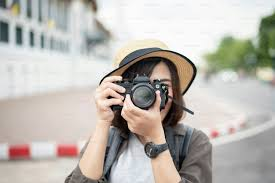
#> input picture data/images/image.png, 275 x 183 px, found by its file name
$ python demo_synthetic_thermal.py   (older library calls are emulated)
#> lines starting #> are read from the running program, lines starting #| are printed output that depends on the picture
#> in main, original is the input picture: shape (183, 275, 3); mean B, G, R 176.3, 182.8, 187.2
### src/thermal/ml_ready/synthetic_thermal.py
import cv2
import numpy as np
import time
from typing import Union


# =====================================================
# SYNTHETIC THERMAL GENERATION
# =====================================================
def synthetic_thermal(
    image: Union[str, np.ndarray],
    *,
    temp_min: float = 20.0,
    temp_max: float = 80.0,
    thermal_smooth_sigma: float = 7.0,
    diffusion_sigma: float = 2.5,
    drift_max: float = 3.0,
    noise_std: float = 4.0,
    hot_pixel_count: int = 200,
    gain_mean: float = 1.0,
    gain_std: float = 0.015,
    offset_mean: float = 0.0,
    offset_std: float = 1.5,
    rotate_deg: float | None = None,
    flip_code: int | None = None,
    scale: float | None = None,
) -> np.ndarray:

    """
    Generate a synthetic thermal image using a structured thermal imaging pipeline.

    This function simulates the formation of a thermal image by sequentially modeling:
        1. Thermal content generation (proxy model, non-radiometric)
        2. Thermal sensor artifacts
        3. Optional geometric data augmentation

    IMPORTANT:
    ----------
    This function DOES NOT produce radiometrically accurate thermal images.
    The generated output is suitable for:
        - Algorithm development
        - Robustness testing
        - Data augmentation
        - Deep learning training (non-temperature tasks)

    It MUST NOT be used for:
        - Absolute temperature measurement
        - Medical thermography
        - Sensor calibration or certification
        - Safety-critical thermal analysis

    PIPELINE
    --------
    Base image / scene
        → Thermal generation (proxy temperature field)
        → Synthetic thermal frame (new thermal content)
        → Sensor artifacts simulation
        → Optional augmentation
        → Output image

    THERMAL GENERATION (Proxy Model)
    --------------------------------
    - The input image is normalized and mapped to a synthetic temperature range
      [temp_min, temp_max].
    - Gaussian smoothing simulates thermal diffusion within materials.
    - The resulting temperature field is mapped to an 8-bit sensor intensity range.

    NOTE:
    -----
    This stage approximates thermal behavior but does NOT model:
        - Emissivity
        - Atmospheric transmission
        - Reflected apparent temperature
        - Planck-based radiance

    SENSOR EFFECTS SIMULATED
    -----------------------
    - Thermal diffusion blur (optical + detector spread)
    - Horizontal thermal drift (temporal or spatial bias)
    - Additive Gaussian sensor noise
    - Random hot pixels
    - Pixel-wise gain and offset non-uniformity (NUC-like behavior)

    OPTIONAL AUGMENTATION
    --------------------
    - Rotation (degrees)
    - Flip (OpenCV flip codes)
    - Scaling (isotropic)

    These operations affect geometry only and do NOT change the underlying
    synthetic thermal content.

    PARAMETERS
    ----------
    image : str | np.ndarray
        Base image or file path. Must be single-channel or convertible to grayscale.

    temp_min : float
        Minimum synthetic temperature (proxy).
        Units: arbitrary (°C-like scale)
        Default: 20.0

    temp_max : float
        Maximum synthetic temperature (proxy).
        Units: arbitrary (°C-like scale)
        Default: 80.0

    thermal_smooth_sigma : float
        Gaussian sigma used to smooth the temperature field.
        Units: pixels
        Typical range: 5.0 – 10.0

    diffusion_sigma : float
        Additional Gaussian blur to simulate sensor diffusion.
        Units: pixels
        Typical range: 1.5 – 4.0

    drift_max : float
        Maximum horizontal drift added across the image.
        Units: intensity levels
        Typical range: 1.0 – 5.0

    noise_std : float
        Standard deviation of additive Gaussian noise.
        Units: intensity levels
        Typical range: 2.0 – 6.0

    hot_pixel_count : int
        Number of randomly injected hot pixels.
        Recommended: < 0.1% of total pixels

    gain_mean : float
        Mean pixel gain (NUC).
        Default: 1.0

    gain_std : float
        Gain variation standard deviation.
        Typical range: 0.01 – 0.03

    offset_mean : float
        Mean offset value.
        Default: 0.0

    offset_std : float
        Offset variation standard deviation.
        Typical range: 0.5 – 2.0

    rotate_deg : float | None
        Optional rotation angle in degrees.
        If None, rotation is skipped.

    flip_code : int | None
        OpenCV flip code:
            0  → vertical
            1  → horizontal
           -1  → both
        If None, no flip is applied.

    scale : float | None
        Optional isotropic scaling factor.
        If None, scaling is skipped.

    RETURNS
    -------
    synthetic_thermal : np.ndarray
        Synthetic thermal image.
        - dtype: uint8
        - shape: (H, W)
        - single-channel grayscale

    """
#> called with temp_min = 20, temp_max = 80, thermal_smooth_sigma = 7, diffusion_sigma = 2.5, drift_max = 3, noise_std = 4, hot_pixel_count = 150, gain_mean = 1

    start_time = time.time()

    try:
        # --------------------------------------------------
        # Parameter validation (FAIL EARLY)
        # --------------------------------------------------
        if temp_max <= temp_min:
            raise ValueError("temp_max must be greater than temp_min")

        if noise_std < 0:
            raise ValueError("noise_std must be non-negative")

        if hot_pixel_count < 0:
            raise ValueError("hot_pixel_count must be >= 0")

        if scale is not None and scale <= 0:
            raise ValueError("scale must be > 0")

        # --------------------------------------------------
        # Load & validate image
        # --------------------------------------------------
        if image is None:
            raise ValueError("Input image is None")

        if isinstance(image, str):
            base = cv2.imread(image, cv2.IMREAD_COLOR)
            if base is None:
                raise FileNotFoundError(f"Cannot read image: {image}")
        else:
            base = np.asarray(image)

        if base.ndim != 3 or base.shape[2] != 3:
            raise ValueError(
                f"Expected BGR image (H×W×3), got shape {base.shape}"
            )

        h, w, _ = base.shape
#> h = 183; w = 275

        # --------------------------------------------------
        # BGR → Luminance
        # --------------------------------------------------
        ycrcb = cv2.cvtColor(base, cv2.COLOR_BGR2YCrCb)
#> ycrcb: shape (183, 275, 3); mean of channels 0, 1, 2 183.4, 130.7, 124
        luminance = ycrcb[..., 0].astype(np.float32)
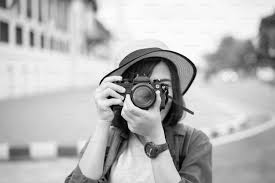
#> luminance: shape (183, 275) float32; min 0, max 255, mean 183.4

        lum_norm = cv2.normalize(
            luminance, None, 0.0, 1.0, cv2.NORM_MINMAX
        )

        # --------------------------------------------------
        # Proxy temperature field
        # --------------------------------------------------
        temp_field = temp_min + lum_norm * (temp_max - temp_min)

        radiance = (temp_field + 273.15) ** 4

        thermal_frame = cv2.normalize(
            radiance, None, 0.0, 255.0, cv2.NORM_MINMAX
        )

        # --------------------------------------------------
        # Sensor effects
        # --------------------------------------------------
        thermal_frame = cv2.GaussianBlur(
            thermal_frame, (0, 0), 1.2
        )

        drift = np.linspace(0, drift_max, w, dtype=np.float32)
#> drift = 275 values from 0 to 3
        thermal_frame += drift

        noise = np.random.normal(
            0.0, noise_std, (h, w)
        ).astype(np.float32)
        thermal_frame += noise

        if hot_pixel_count > 0:
            ys = np.random.randint(0, h, hot_pixel_count)
            xs = np.random.randint(0, w, hot_pixel_count)
            thermal_frame[ys, xs] = 255.0
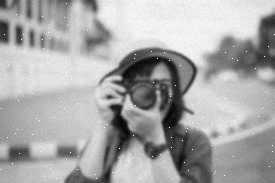
#> thermal_frame: shape (183, 275) float32; min 0.243, max 263.8, mean 174.5; drawn with min black and max white

        gain = np.random.normal(
            gain_mean, gain_std, (h, w)
        ).astype(np.float32)
        offset = np.random.normal(
            offset_mean, offset_std, (h, w)
        ).astype(np.float32)

        thermal_frame = thermal_frame * gain + offset

        # --------------------------------------------------
        # Optional augmentation
        # --------------------------------------------------
        if rotate_deg is not None:
            M = cv2.getRotationMatrix2D(
                (w / 2, h / 2), rotate_deg, 1.0
            )
            thermal_frame = cv2.warpAffine(
                thermal_frame, M, (w, h),
                flags=cv2.INTER_LINEAR
            )

        if flip_code is not None:
            thermal_frame = cv2.flip(thermal_frame, flip_code)

        if scale is not None:
            thermal_frame = cv2.resize(
                thermal_frame, None,
                fx=scale, fy=scale,
                interpolation=cv2.INTER_LINEAR
            )

        # --------------------------------------------------
        # Clip & convert
        # --------------------------------------------------
        thermal_frame = np.clip(
            thermal_frame, 0, 255
        ).astype(np.uint8)

        print(
            f"{'synthetic_thermal execution time:':<36}"
            f"{time.time() - start_time:.4f} s"
        )

        return thermal_frame

    except Exception as e:
        # ---- Add context, DO NOT hide error ----
        raise RuntimeError(
            f"Synthetic thermal generation failed: {e}"
        ) from e

### src/thermal/ml_ready/synthetic_thermal_scores.py
import cv2
import numpy as np
from skimage.metrics import structural_similarity as ssim
from scipy.stats import wasserstein_distance


# =====================================================
# THERMAL SIMILARITY SCORE
# =====================================================
def thermal_similarity_score(
    original_bgr: np.ndarray,
    synthetic_thermal: np.ndarray
) -> dict:
    """
    Compute perceptual similarity between a visible-spectrum image
    (luminance reference) and a synthetic thermal image.

    Returns a composite similarity score along with individual metrics.
    """

    try:
        # -------------------------------------------------
        # VALIDATION
        # -------------------------------------------------
        if original_bgr is None or synthetic_thermal is None:
            raise ValueError("Input images must not be None")

        if not isinstance(original_bgr, np.ndarray):
            raise TypeError("original_bgr must be numpy ndarray")

        if not isinstance(synthetic_thermal, np.ndarray):
            raise TypeError("synthetic_thermal must be numpy ndarray")

        if original_bgr.ndim != 3 or original_bgr.shape[2] != 3:
            raise ValueError("original_bgr must be a BGR image (H, W, 3)")

        if synthetic_thermal.ndim == 3:
            synthetic = cv2.cvtColor(synthetic_thermal, cv2.COLOR_BGR2GRAY)
        elif synthetic_thermal.ndim == 2:
            synthetic = synthetic_thermal
        else:
            raise ValueError("synthetic_thermal must be 2D or convertible to grayscale")

        # -------------------------------------------------
        # LUMINANCE REFERENCE
        # -------------------------------------------------
        ycrcb = cv2.cvtColor(original_bgr, cv2.COLOR_BGR2YCrCb)
        reference = ycrcb[..., 0].astype(np.float32)
        synthetic = synthetic.astype(np.float32)

        if reference.shape != synthetic.shape:
            raise ValueError("Shape mismatch between reference and synthetic")

        # -------------------------------------------------
        # SSIM
        # -------------------------------------------------
        data_range = synthetic.max() - synthetic.min()
#> data_range = 255
        if data_range <= 0:
            raise ValueError("Invalid data range for SSIM computation")

        ssim_val = ssim(reference, synthetic, data_range=data_range)
#> ssim_val = 0.761
        ssim_n = np.clip(ssim_val, 0.0, 1.0)
#> ssim_n = 0.761

        # -------------------------------------------------
        # GRADIENT SIMILARITY
        # -------------------------------------------------
        grad_r = cv2.magnitude(
            cv2.Sobel(reference, cv2.CV_32F, 1, 0, 3),
            cv2.Sobel(reference, cv2.CV_32F, 0, 1, 3),
        )
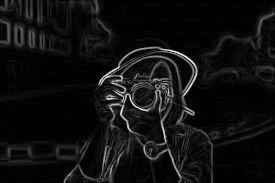
#> grad_r: shape (183, 275) float32; min 0, max 1006.2, mean 65.5; drawn with min black and max white
        grad_s = cv2.magnitude(
            cv2.Sobel(synthetic, cv2.CV_32F, 1, 0, 3),
            cv2.Sobel(synthetic, cv2.CV_32F, 0, 1, 3),
        )
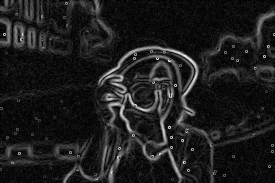
#> grad_s: shape (183, 275) float32; min 0, max 535.4, mean 61.9; drawn with min black and max white

        grad_sim = 1.0 - (
            np.mean(np.abs(grad_r - grad_s)) /
            (np.mean(grad_r) + 1e-6)
        )
#> grad_sim = 0.477
        grad_n = np.clip(grad_sim, 0.0, 1.0)
#> grad_n = 0.477

        # -------------------------------------------------
        # LAPLACIAN VARIANCE RATIO
        # -------------------------------------------------
        lap_r = cv2.Laplacian(reference, cv2.CV_32F).var()
#> lap_r = 1032.5
        lap_s = cv2.Laplacian(synthetic, cv2.CV_32F).var()
#> lap_s = 1173.4
        lap_n = np.exp(-abs(1.0 - lap_s / (lap_r + 1e-6)))
#> lap_n = 0.872

        # -------------------------------------------------
        # HISTOGRAM DISTANCE
        # -------------------------------------------------
        hist_r, _ = np.histogram(reference, 256, (0, 255), density=True)
#> hist_r = 256 values, max 0.0191 at index 250, min 5.98e-05 at index 255, mean 0.00392
        hist_s, _ = np.histogram(synthetic, 256, (0, 255), density=True)
#> hist_s = 256 values, max 0.0134 at index 255, min 0 at index 1, mean 0.00392
        hist_n = np.exp(-wasserstein_distance(hist_r, hist_s))
#> hist_n = 0.999

        # -------------------------------------------------
        # NOISE CONSISTENCY
        # -------------------------------------------------
        noise_r = reference - cv2.GaussianBlur(reference, (0, 0), 3)
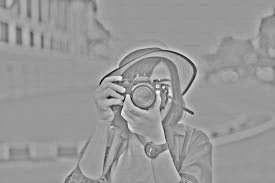
#> noise_r: shape (183, 275) float32; min -190, max 127, mean 0; drawn with min black and max white
        noise_s = synthetic - cv2.GaussianBlur(synthetic, (0, 0), 3)
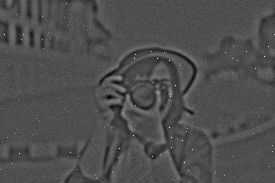
#> noise_s: shape (183, 275) float32; min -93.88, max 209.9, mean 0; drawn with min black and max white
        noise_n = np.exp(
            -abs(1.0 - np.var(noise_s) / (np.var(noise_r) + 1e-6))
        )
#> noise_n = 0.643

        # -------------------------------------------------
        # FINAL COMPOSITE SCORE
        # -------------------------------------------------
        final_score = (
            0.35 * ssim_n +
            0.25 * grad_n +
            0.15 * lap_n +
            0.15 * hist_n +
            0.10 * noise_n
        ) * 100.0
#> final_score = 73.08

        return {
            "final_score": round(float(final_score), 2),
            "ssim": round(float(ssim_n), 3),
            "gradient": round(float(grad_n), 3),
            "laplacian": round(float(lap_n), 3),
            "histogram": round(float(hist_n), 3),
            "noise": round(float(noise_n), 3),
        }

    except Exception as e:
        raise RuntimeError(f"Thermal similarity scoring failed: {e}") from e

### scripts/ml_ready/demo_synthetic_thermal.py
import cv2
import numpy as np

from thermal.ml_ready.synthetic_thermal import synthetic_thermal
from thermal.ml_ready.synthetic_thermal_scores import thermal_similarity_score


# =====================================================
# DEMO: SYNTHETIC THERMAL GENERATION
# =====================================================
def main() -> None:

    input_path = "data/images/image.png"
    output_path = "outputs/ml_ready/synthetic_thermal_demo.png"

    original = cv2.imread(input_path)
    if original is None:
        raise FileNotFoundError("Input image not found")

    synthetic = synthetic_thermal(
        original,
        rotate_deg=None,
        noise_std=4.0,
        hot_pixel_count=150
    )

    scores = thermal_similarity_score(original, synthetic)
#> scores = {'final_score': 73.08, 'ssim': 0.761, 'gradient': 0.477, 'laplacian': 0.872, 'histogram': 0.999, 'noise': 0.643}

    print("\n[Synthetic Thermal Similarity Scores]")
    for k, v in scores.items():
        print(f"{k:>14}: {v}")
#> this loop made 6 passes
#> (k, v) on passes 1 to 6: ('final_score', 73.08), ('ssim', 0.761), ('gradient', 0.477), ('laplacian', 0.872), ('histogram', 0.999), ('noise', 0.643)
#|    final_score: 73.08
#|           ssim: 0.761
#|       gradient: 0.477
#|      laplacian: 0.872
#|      histogram: 0.999
#|          noise: 0.643

    vis = cv2.putText(
        synthetic.copy(),
        f"Similarity: {scores['final_score']:.2f}%",
        (15, 30),
        cv2.FONT_HERSHEY_SIMPLEX,
        0.5,
        255,
        2,
        cv2.LINE_AA
    )

    stacked = np.hstack([
        cv2.cvtColor(original, cv2.COLOR_BGR2GRAY),
        vis
    ])
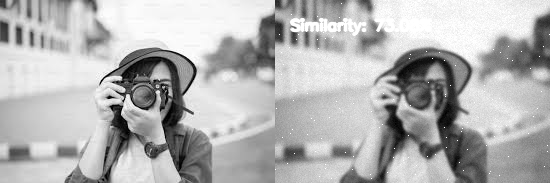
#> stacked: shape (183, 550); min 0, max 255, mean 179.2

    cv2.imshow("Original | Synthetic Thermal", stacked)
    cv2.imwrite(output_path, stacked)
    cv2.waitKey(0)
    cv2.destroyAllWindows()


if __name__ == "__main__":
    main()
